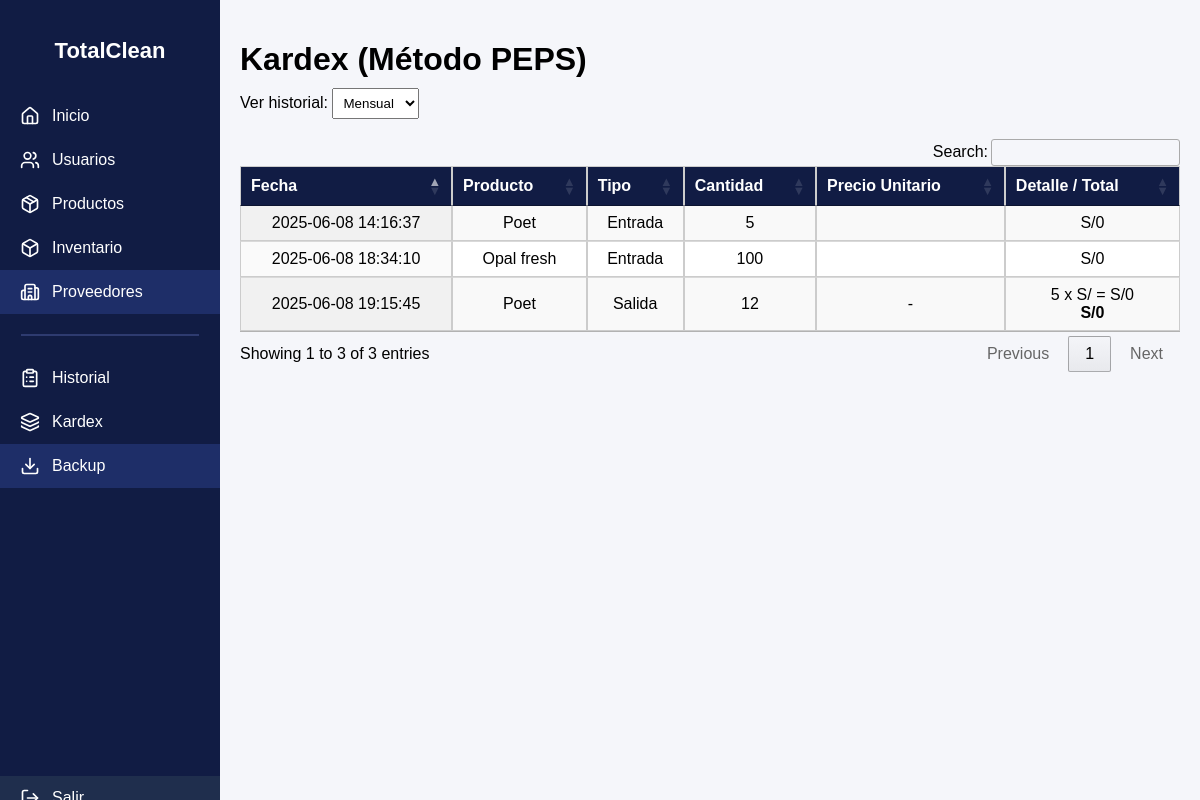
Before: /kardex.php with the older database file.
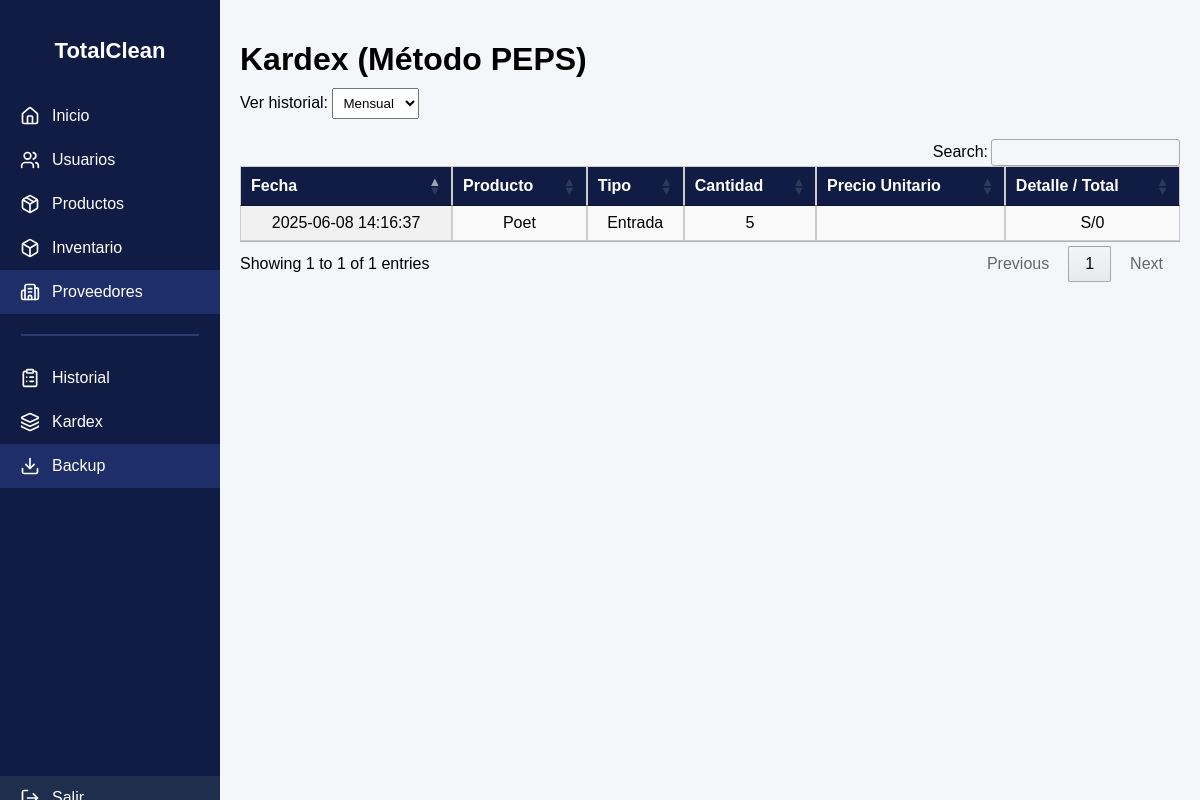
After: the same page with the newer database file.
### tables this page shows
CREATE TABLE `historial_inventario` (
  `idHistorial` int(11) NOT NULL AUTO_INCREMENT,
  `idProducto` int(11) NOT NULL,
  `tipo_movimiento` varchar(20) NOT NULL,
  `cantidad` int(11) NOT NULL,
  `fecha` datetime NOT NULL,
  `precio_unitario` decimal(10,2) DEFAULT NULL,
  PRIMARY KEY (`idHistorial`),
  KEY `idProducto` (`idProducto`),
  CONSTRAINT `historial_inventario_ibfk_1` FOREIGN KEY (`idProducto`) REFERENCES `producto` (`idProducto`)
);

CREATE TABLE `producto` (
  `idProducto` int(11) NOT NULL AUTO_INCREMENT,
  `nombre` varchar(100) NOT NULL,
  `descripcion` text DEFAULT NULL,
  `idCategoria` int(11) DEFAULT NULL,
  `idMarca` int(11) DEFAULT NULL,
  `idFabricante` int(11) DEFAULT NULL,
  `stock` int(11) DEFAULT 0,
  `fecha_vencimiento` date DEFAULT NULL,
  `precio_unitario` decimal(10,2) DEFAULT NULL,
  PRIMARY KEY (`idProducto`),
  KEY `idCategoria` (`idCategoria`),
  KEY `idMarca` (`idMarca`),
  KEY `idFabricante` (`idFabricante`),
  CONSTRAINT `producto_ibfk_1` FOREIGN KEY (`idCategoria`) REFERENCES `categoria` (`idCategoria`),
  CONSTRAINT `producto_ibfk_2` FOREIGN KEY (`idMarca`) REFERENCES `marca` (`idMarca`),
  CONSTRAINT `producto_ibfk_3` FOREIGN KEY (`idFabricante`) REFERENCES `fabricante` (`idFabricante`)
);

### kardex.php (the view, shortened to what this page needs)
<?php
include 'conexion.php';
$filtro = $_GET['filtro'] ?? 'mensual';
$inicio = '1970-01-01';
switch ($filtro) {
    case 'mensual':
        $inicio = date('Y-m-01');
        break;
}
$sql = "SELECT hi.*, p.nombre AS producto
        FROM historial_inventario hi
        JOIN producto p ON hi.idProducto = p.idProducto
        WHERE DATE(hi.fecha) >= ?
        ORDER BY hi.fecha ASC";
$stmt = $conexion->prepare($sql);
$stmt->bind_param("s", $inicio);
$stmt->execute();
$resultado = $stmt->get_result();
$movimientos = [];
$stockDisponible = [];
while ($row = $resultado->fetch_assoc()) {
    $idProd = $row['idProducto'];
    $cantidad = $row['cantidad'];
    $tipo = $row['tipo_movimiento'];
    $fecha = $row['fecha'];
    $precio = $row['precio_unitario'];
    $producto = $row['producto'];
    if (!isset($stockDisponible[$idProd])) $stockDisponible[$idProd] = [];
    if ($tipo === 'Entrada') {
        $stockDisponible[$idProd][] = ['cantidad' => $cantidad, 'precio' => $precio];
        $movimientos[] = [
            'producto' => $producto,
            'fecha' => $fecha,
            'tipo' => 'Entrada',
            'cantidad' => $cantidad,
            'precio' => $precio,
            'total' => $cantidad * $precio
        ];
    } else {
        $cantSalida = $cantidad;
        $totalSalida = 0;
        $detalle = '';
        while ($cantSalida > 0 && count($stockDisponible[$idProd]) > 0) {
            $lote = &$stockDisponible[$idProd][0];
            $usar = min($cantSalida, $lote['cantidad']);
            $subtotal = $usar * $lote['precio'];
            $totalSalida += $subtotal;
            $detalle .= "{$usar} x S/{$lote['precio']} = S/{$subtotal}<br>";
            $lote['cantidad'] -= $usar;
            $cantSalida -= $usar;
            if ($lote['cantidad'] <= 0) array_shift($stockDisponible[$idProd]);
        }
        $movimientos[] = [
            'producto' => $producto,
            'fecha' => $fecha,
            'tipo' => 'Salida',
            'cantidad' => $cantidad,
            'precio' => '-',
            'total' => $totalSalida,
            'detalle' => $detalle
        ];
    }
}
?>
<!DOCTYPE html>
<html lang="es">
<head>
<link rel="stylesheet" href="https://cdn.datatables.net/1.13.4/css/jquery.dataTables.min.css">
<link rel="stylesheet" href="https://cdn.datatables.net/buttons/2.4.1/css/buttons.dataTables.min.css">
</head>
<body>
<div class="sidebar">
    <h2>TotalClean</h2>
    <a href="menu.php"><i data-lucide="home" class="icon"></i>Inicio</a>
    <a href="formulariousuario.html"><i data-lucide="users" class="icon"></i>Usuarios</a>
    <a href="formularioproducto.html"><i data-lucide="package" class="icon"></i>Productos</a>
    <a href="inventario.php"><i data-lucide="box" class="icon"></i>Inventario</a>
    <a href="formularioProveedor.php" class="active"><i data-lucide="building-2" class="icon"></i>Proveedores</a>
    <hr>
    <a href="historial.html"><i data-lucide="clipboard-list" class="icon"></i>Historial</a>
    <a href="kardex.php"><i data-lucide="layers" class="icon"></i>Kardex</a>
    <a href="backup_bd.php" class="active"><i data-lucide="download" class="icon"></i>Backup</a>
    <a href="logout.php" class="logout"><i data-lucide="log-out" class="icon"></i>Salir</a>
</div>
<div class="main">
    <h1>Kardex (Método PEPS)</h1>
    <form method="get">
        Ver historial:
        <select name="filtro" onchange="this.form.submit()">
            <option value="mensual" <?= $filtro == 'mensual' ? 'selected' : '' ?>>Mensual</option>
        </select>
    </form>
    <table id="tablaKardex" class="display" style="width:100%">
        <thead>
            <tr>
                <th>Fecha</th>
                <th>Producto</th>
                <th>Tipo</th>
                <th>Cantidad</th>
                <th>Precio Unitario</th>
                <th>Detalle / Total</th>
            </tr>
        </thead>
        <tbody>
            <?php foreach ($movimientos as $m): ?>
                <tr>
                    <td><?= $m['fecha'] ?></td>
                    <td><?= $m['producto'] ?></td>
                    <td><?= $m['tipo'] ?></td>
                    <td><?= $m['cantidad'] ?></td>
                    <td><?= $m['precio'] ?></td>
                    <td><?= $m['tipo'] === 'Salida' ? $m['detalle'] . "<strong>S/{$m['total']}</strong>" : "S/{$m['total']}" ?></td>
                </tr>
            <?php endforeach; ?>
        </tbody>
    </table>
</div>
</body>
</html>

### kardex.php (style rules this page uses)
body { font-family: Arial, sans-serif; margin: 0; padding: 0; background: #f5f6fa; }
.sidebar { width: 220px; height: 100vh; background-color: #111c44; color: white; position: fixed; display: flex; flex-direction: column; padding: 20px 0; transition: width 0.3s ease; }
.sidebar h2 { text-align: center; margin-bottom: 30px; font-size: 22px; font-weight: bold; }
.sidebar a { color: white; text-decoration: none; padding: 12px 20px; display: flex; align-items: center; gap: 12px; font-size: 16px; transition: background-color 0.2s ease; }
.sidebar a:hover, .sidebar a.active { background-color: #1e2e68; }
.sidebar hr { border: 1px solid #2e3b70; width: 80%; margin: 20px auto; }
.sidebar .logout { margin-top: auto; background-color: #1f2e4d; }
.icon { width: 20px; height: 20px; }
.main { margin-left: 220px; padding: 20px; }
table { width: 100%; border-collapse: collapse; background: white; }
th, td { padding: 10px; border: 1px solid #ccc; text-align: center; }
th { background: #111c44; color: white; }
select { padding: 6px; margin-bottom: 20px; }
h1 { margin-bottom: 10px; }

Changed rows visible on the page:
removed historial_inventario: fecha "2025-06-08 18:34:10", idProducto.nombre "Opal fresh", tipo_movimiento "Entrada", cantidad "100", total "0", shown under "Kardex (Método PEPS)"
removed historial_inventario: fecha "2025-06-08 19:15:45", idProducto.nombre "Poet", tipo_movimiento "Salida", cantidad "12", precio "-", cantidad "5", cantidad "0", total "0"
Other visible differences:
text written by a page script: "Search: Showing 1 to 3 of 3 entries Previous 1 Next" → "Search: Showing 1 to 1 of 1 entries Previous 1 Next"
